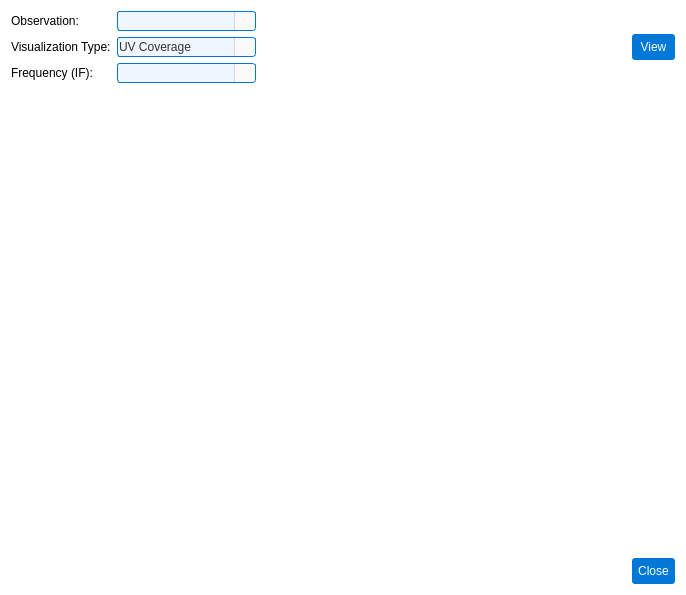
<?xml version="1.0" encoding="UTF-8"?>
<ui version="4.0">
 <class>VisualizationDialog</class>
 <widget class="QDialog" name="VisualizationDialog">
  <property name="geometry">
   <rect>
    <x>0</x>
    <y>0</y>
    <width>686</width>
    <height>595</height>
   </rect>
  </property>
  <property name="windowTitle">
   <string>Visualize Observation</string>
  </property>
  <property name="styleSheet">
   <string>background-color: #ffffff; font-family: Arial;</string>
  </property>
  <layout class="QGridLayout" name="gridLayout_3">
   <item row="0" column="0">
    <layout class="QGridLayout" name="gridLayout_2">
     <item row="0" column="0">
      <layout class="QGridLayout" name="gridLayout">
       <item row="0" column="0">
        <layout class="QFormLayout" name="formLayout">
         <item row="0" column="0">
          <widget class="QLabel" name="label">
           <property name="text">
            <string>Observation:</string>
           </property>
          </widget>
         </item>
         <item row="0" column="1">
          <widget class="QComboBox" name="comboBoxObservation">
           <property name="styleSheet">
            <string notr="true">QComboBox {
    font-family: Arial;
    font-size: 9pt;
    color: #333333;
    padding: 1px;
    border-radius: 3px;
    background-color: #f9f9f9; /* Базовый фон, как у readOnly QLineEdit */
    border: 1px solid #d3d3d3; /* Базовая граница, как у readOnly QLineEdit */
}

QComboBox:editable {
    background-color: #f0f6ff; /* Фон для редактируемого состояния, как у readOnly=&quot;false&quot; */
    border: 1px solid #0078d7; /* Граница для редактируемого состояния */
}

QComboBox:editable:hover {
    border: 1px solid #1a8cff; /* Граница при наведении, как у readOnly=&quot;false&quot;:hover */
}

QComboBox:editable:focus {
    border: 1px solid #005bb5; /* Граница при фокусе, как у readOnly=&quot;false&quot;:focus */
    background-color: #ffffff; /* Фон при фокусе, как у readOnly=&quot;false&quot;:focus */
}

QComboBox:!editable {
    background-color: #f0f6ff; /* Фон для редактируемого состояния, как у readOnly=&quot;false&quot; */
    border: 1px solid #0078d7; /* Граница для редактируемого состояния */
}

QComboBox:!editable:hover {
    border: 1px solid #1a8cff; /* Граница при наведении, как у readOnly=&quot;false&quot;:hover */
}

QComboBox:!editable:focus {
    border: 1px solid #005bb5; /* Граница при фокусе, как у readOnly=&quot;false&quot;:focus */
    background-color: #ffffff; /* Фон при фокусе, как у readOnly=&quot;false&quot;:focus */
}

/* Стилизация кнопки со стрелкой */
QComboBox::drop-down {
    subcontrol-origin: padding;
    subcontrol-position: right;
    width: 20px;
    border-left: 1px solid #d3d3d3; /* Добавлена граница для визуального разделения */
    border-top-right-radius: 3px;
    border-bottom-right-radius: 3px;
    background-color: #f9f9f9; /* Фон кнопки, совпадающий с основным */
}

QComboBox::drop-down:hover {
    background-color: #0078d7; /* Лёгкое выделение при наведении */
}

QComboBox::down-arrow {
    width: 12px;
    height: 12px;
    image: url(:/icons/down_arrow_icon.svg);
}

/* Стилизация выпадающего списка */
QComboBox QAbstractItemView {
    font-family: Arial;
    font-size: 12pt;
    color: #333333;
    background-color: #ffffff;
    border: 1px solid #d3d3d3;
    selection-background-color: #0078d7;
    selection-color: #ffffff;
    padding: 1px;
}

QComboBox QAbstractItemView::item {
    padding: 4px;
    min-height: 20px;
}

QComboBox QAbstractItemView::item:hover {
    background-color: #0078d7;
}</string>
           </property>
          </widget>
         </item>
         <item row="1" column="1">
          <widget class="QComboBox" name="comboBoxVisualizationType">
           <property name="font">
            <font>
             <family>Arial</family>
             <pointsize>9</pointsize>
            </font>
           </property>
           <property name="styleSheet">
            <string notr="true">QComboBox {
    font-family: Arial;
    font-size: 9pt;
    color: #333333;
    padding: 1px;
    border-radius: 3px;
    background-color: #f9f9f9; /* Базовый фон, как у readOnly QLineEdit */
    border: 1px solid #d3d3d3; /* Базовая граница, как у readOnly QLineEdit */
}

QComboBox:editable {
    background-color: #f0f6ff; /* Фон для редактируемого состояния, как у readOnly=&quot;false&quot; */
    border: 1px solid #0078d7; /* Граница для редактируемого состояния */
}

QComboBox:editable:hover {
    border: 1px solid #1a8cff; /* Граница при наведении, как у readOnly=&quot;false&quot;:hover */
}

QComboBox:editable:focus {
    border: 1px solid #005bb5; /* Граница при фокусе, как у readOnly=&quot;false&quot;:focus */
    background-color: #ffffff; /* Фон при фокусе, как у readOnly=&quot;false&quot;:focus */
}

QComboBox:!editable {
    background-color: #f0f6ff; /* Фон для редактируемого состояния, как у readOnly=&quot;false&quot; */
    border: 1px solid #0078d7; /* Граница для редактируемого состояния */
}

QComboBox:!editable:hover {
    border: 1px solid #1a8cff; /* Граница при наведении, как у readOnly=&quot;false&quot;:hover */
}

QComboBox:!editable:focus {
    border: 1px solid #005bb5; /* Граница при фокусе, как у readOnly=&quot;false&quot;:focus */
    background-color: #ffffff; /* Фон при фокусе, как у readOnly=&quot;false&quot;:focus */
}

/* Стилизация кнопки со стрелкой */
QComboBox::drop-down {
    subcontrol-origin: padding;
    subcontrol-position: right;
    width: 20px;
    border-left: 1px solid #d3d3d3; /* Добавлена граница для визуального разделения */
    border-top-right-radius: 3px;
    border-bottom-right-radius: 3px;
    background-color: #f9f9f9; /* Фон кнопки, совпадающий с основным */
}

QComboBox::drop-down:hover {
    background-color: #0078d7; /* Лёгкое выделение при наведении */
}

QComboBox::down-arrow {
    width: 12px;
    height: 12px;
    image: url(:/icons/down_arrow_icon.svg);
}

/* Стилизация выпадающего списка */
QComboBox QAbstractItemView {
    font-family: Arial;
    font-size: 12pt;
    color: #333333;
    background-color: #ffffff;
    border: 1px solid #d3d3d3;
    selection-background-color: #0078d7;
    selection-color: #ffffff;
    padding: 1px;
}

QComboBox QAbstractItemView::item {
    padding: 4px;
    min-height: 20px;
}

QComboBox QAbstractItemView::item:hover {
    background-color: #0078d7;
}</string>
           </property>
           <item>
            <property name="text">
             <string>UV Coverage</string>
            </property>
           </item>
           <item>
            <property name="text">
             <string>Source Visibility</string>
            </property>
           </item>
           <item>
            <property name="text">
             <string>Sun Angles</string>
            </property>
           </item>
           <item>
            <property name="text">
             <string>Az/El or HA/Dec</string>
            </property>
           </item>
           <item>
            <property name="text">
             <string>Time on Source</string>
            </property>
           </item>
           <item>
            <property name="text">
             <string>Beam Pattern</string>
            </property>
           </item>
           <item>
            <property name="text">
             <string>Synthesized Beam</string>
            </property>
           </item>
           <item>
            <property name="text">
             <string>Baseline Projections</string>
            </property>
           </item>
           <item>
            <property name="text">
             <string>Mollweide Tracks</string>
            </property>
           </item>
          </widget>
         </item>
         <item row="2" column="0">
          <widget class="QLabel" name="labelFrequency">
           <property name="font">
            <font>
             <family>Arial</family>
             <pointsize>9</pointsize>
            </font>
           </property>
           <property name="text">
            <string>Frequency (IF):</string>
           </property>
          </widget>
         </item>
         <item row="2" column="1">
          <widget class="QComboBox" name="comboBoxFrequency">
           <property name="font">
            <font>
             <family>Arial</family>
             <pointsize>9</pointsize>
            </font>
           </property>
           <property name="styleSheet">
            <string notr="true">QComboBox {
    font-family: Arial;
    font-size: 9pt;
    color: #333333;
    padding: 1px;
    border-radius: 3px;
    background-color: #f9f9f9; /* Базовый фон, как у readOnly QLineEdit */
    border: 1px solid #d3d3d3; /* Базовая граница, как у readOnly QLineEdit */
}

QComboBox:editable {
    background-color: #f0f6ff; /* Фон для редактируемого состояния, как у readOnly=&quot;false&quot; */
    border: 1px solid #0078d7; /* Граница для редактируемого состояния */
}

QComboBox:editable:hover {
    border: 1px solid #1a8cff; /* Граница при наведении, как у readOnly=&quot;false&quot;:hover */
}

QComboBox:editable:focus {
    border: 1px solid #005bb5; /* Граница при фокусе, как у readOnly=&quot;false&quot;:focus */
    background-color: #ffffff; /* Фон при фокусе, как у readOnly=&quot;false&quot;:focus */
}

QComboBox:!editable {
    background-color: #f0f6ff; /* Фон для редактируемого состояния, как у readOnly=&quot;false&quot; */
    border: 1px solid #0078d7; /* Граница для редактируемого состояния */
}

QComboBox:!editable:hover {
    border: 1px solid #1a8cff; /* Граница при наведении, как у readOnly=&quot;false&quot;:hover */
}

QComboBox:!editable:focus {
    border: 1px solid #005bb5; /* Граница при фокусе, как у readOnly=&quot;false&quot;:focus */
    background-color: #ffffff; /* Фон при фокусе, как у readOnly=&quot;false&quot;:focus */
}

/* Стилизация кнопки со стрелкой */
QComboBox::drop-down {
    subcontrol-origin: padding;
    subcontrol-position: right;
    width: 20px;
    border-left: 1px solid #d3d3d3; /* Добавлена граница для визуального разделения */
    border-top-right-radius: 3px;
    border-bottom-right-radius: 3px;
    background-color: #f9f9f9; /* Фон кнопки, совпадающий с основным */
}

QComboBox::drop-down:hover {
    background-color: #0078d7; /* Лёгкое выделение при наведении */
}

QComboBox::down-arrow {
    width: 12px;
    height: 12px;
    image: url(:/icons/down_arrow_icon.svg);
}

/* Стилизация выпадающего списка */
QComboBox QAbstractItemView {
    font-family: Arial;
    font-size: 12pt;
    color: #333333;
    background-color: #ffffff;
    border: 1px solid #d3d3d3;
    selection-background-color: #0078d7;
    selection-color: #ffffff;
    padding: 1px;
}

QComboBox QAbstractItemView::item {
    padding: 4px;
    min-height: 20px;
}

QComboBox QAbstractItemView::item:hover {
    background-color: #0078d7;
}</string>
           </property>
          </widget>
         </item>
         <item row="1" column="0">
          <widget class="QLabel" name="labelVisualizationType">
           <property name="font">
            <font>
             <family>Arial</family>
             <pointsize>9</pointsize>
            </font>
           </property>
           <property name="text">
            <string>Visualization Type:</string>
           </property>
          </widget>
         </item>
        </layout>
       </item>
       <item row="0" column="1">
        <spacer name="horizontalSpacer">
         <property name="orientation">
          <enum>Qt::Orientation::Horizontal</enum>
         </property>
         <property name="sizeHint" stdset="0">
          <size>
           <width>40</width>
           <height>20</height>
          </size>
         </property>
        </spacer>
       </item>
       <item row="0" column="2">
        <widget class="QPushButton" name="pushButtonVisualize">
         <property name="font">
          <font>
           <family>Arial</family>
           <pointsize>9</pointsize>
          </font>
         </property>
         <property name="styleSheet">
          <string notr="true">QPushButton {
    background-color: #0078d7;
    color: #ffffff;
    padding: 6px;
    border-radius: 3px;
    border: none;
}
QPushButton:hover {
    background-color: #1a8cff; /* Светлее при наведении */
}
QPushButton:pressed {
    background-color: #005bb5; /* Темнее при нажатии */
    padding-top: 7px; /* Легкое смещение вниз для эффекта &quot;продавливания&quot; */
    padding-bottom: 5px;
}</string>
         </property>
         <property name="text">
          <string>View</string>
         </property>
         <property name="icon">
          <iconset>
           <normaloff>:/icons/plot_icon.svg</normaloff>:/icons/plot_icon.svg</iconset>
         </property>
        </widget>
       </item>
       <item row="2" column="2">
        <widget class="QPushButton" name="closeButton">
         <property name="styleSheet">
          <string notr="true">QPushButton {
    background-color: #0078d7;
    color: #ffffff;
    padding: 6px;
    border-radius: 3px;
    border: none;
}
QPushButton:hover {
    background-color: #1a8cff; /* Светлее при наведении */
}
QPushButton:pressed {
    background-color: #005bb5; /* Темнее при нажатии */
    padding-top: 7px; /* Легкое смещение вниз для эффекта &quot;продавливания&quot; */
    padding-bottom: 5px;
}</string>
         </property>
         <property name="text">
          <string>Close</string>
         </property>
        </widget>
       </item>
       <item row="1" column="0" colspan="3">
        <widget class="QWidget" name="widget" native="true"/>
       </item>
      </layout>
     </item>
    </layout>
   </item>
  </layout>
 </widget>
 <resources>
  <include location="../gui/rc_icons.qrc"/>
 </resources>
 <connections/>
</ui>
